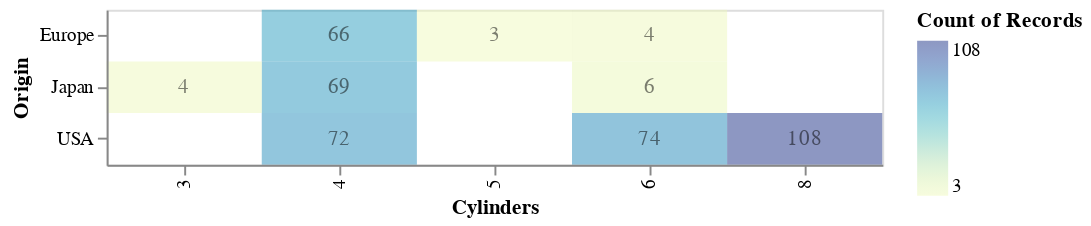

Write notebook code for a chart like this one.
### Markdown cell above
Here is some of this information as a table, with the text/color of the cell encoding the number of entries for that row and column:

### Code cell
base = alt.Chart().encode(
    x='Cylinders:O',
    y='Origin:O',
    opacity=alt.value(0.5)
).properties(
    width=400,
    height=80
)

background = base.mark_rect().encode(
    color='count(*):Q'
)

alt.layer(
    base.mark_rect().encode(color='count(*):Q'),
    base.mark_text().encode(text='count(*):Q'),
    data=cars
).configure_scale(
    bandPaddingInner=0,
    bandPaddingOuter=0
).configure_text(
    baseline='middle'
)

### Figure 1 — Vega-Lite specification as saved in the notebook (floating-point values rounded to 4 significant figures; data arrays with more than 128 entries replaced by an {"elided": "..."} marker saying what was removed)
{"$schema": "https://vega.github.io/schema/vega-lite/v2.6.0.json", "config": {"scale": {"bandPaddingInner": 0, "bandPaddingOuter": 0}, "text": {"baseline": "middle"}, "view": {"height": 300, "width": 400}}, "data": {"name": "data-f02450ab61490a1363517a0190416235"}, "datasets": {"data-f02450ab61490a1363517a0190416235": {"elided": "406 records"}}, "layer": [{"encoding": {"color": {"aggregate": "count", "field": "*", "type": "quantitative"}, "opacity": {"value": 0.5}, "x": {"field": "Cylinders", "type": "ordinal"}, "y": {"field": "Origin", "type": "ordinal"}}, "height": 80, "mark": "rect", "width": 400}, {"encoding": {"opacity": {"value": 0.5}, "text": {"aggregate": "count", "field": "*", "type": "quantitative"}, "x": {"field": "Cylinders", "type": "ordinal"}, "y": {"field": "Origin", "type": "ordinal"}}, "height": 80, "mark": "text", "width": 400}]}
